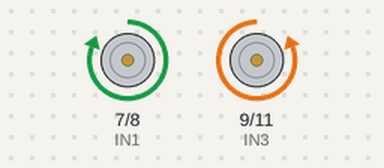
Bench run of a sketch on a simulated Arduino Uno, built with avr-gcc and run on an emulated ATmega328P. Shown: motor-driver pin pairs drawn as motors (green arrow = first pin HIGH = forward, orange = second pin HIGH = backward, longer = more drive, scaled by the enable pin). At 4.1 s the program stops and its outputs stay as they are.

Above: at 0.1 s.
At 4.1 s:
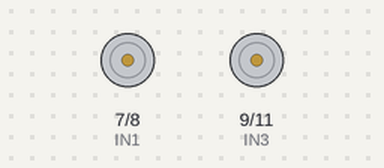
Timing chart, 0 to 5.6 s (numbered marks = the images above):
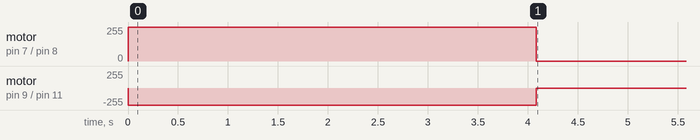

Measured:
- by itself, motor on pin 7 (IN1) / pin 8 (IN2): stopped → forward 255/255 at 0.00 s, → stopped 4.1 s later
- by itself, motor on pin 9 (IN3) / pin 11 (IN4): stopped → backward 255/255 at 0.00 s, → stopped 4.1 s later

The sketch:

CONTROLLING_DC_MOTOR_SPEED_WITH_THE_L298N.ino
```cpp
int ENA=5;
int ENB=6;
int IN1=7;
int IN2=8;
int IN3=9;
int IN4=11;
float d;
int degRot;
int left;
int right;
void setup() {
  // put your setup code here, to run once:
Serial.begin(9600);
pinMode(ENA,OUTPUT);
pinMode(ENB,OUTPUT);
pinMode(IN1,OUTPUT);
pinMode(IN2,OUTPUT);
pinMode(IN3,OUTPUT);
pinMode(IN4,OUTPUT);
digitalWrite(ENA,HIGH);
digitalWrite(ENB,HIGH);
}

void loop() {
left=255;
right=255;
setSpeed(left,right);

forward(10);
  while(1==1){

  }
}
void setSpeed(int leftVal,int rightVal){
  analogWrite(ENA,leftVal);
  analogWrite(ENB,rightVal);
}
void forward(float d){
float t;
digitalWrite(IN1,HIGH);
digitalWrite(IN2,LOW);
digitalWrite(IN3,LOW);
digitalWrite(IN4,HIGH);
t=d/2.45*1000;
delay(t);
stopCar();
}
void backward(float d){
float t;
digitalWrite(IN1,LOW);
digitalWrite(IN2,HIGH);
digitalWrite(IN3,HIGH);
digitalWrite(IN4,LOW);
t=d/2.45*1000;
delay(t);
stopCar();
}
void turnRight(int deg){
  float t;
digitalWrite(IN1,HIGH);
digitalWrite(IN2,LOW);
digitalWrite(IN3,HIGH);
digitalWrite(IN4,LOW);
t=deg/345.*1000.;
Serial.println(deg);
delay(t);
stopCar();
}
void turnLeft(float deg){
  float t;
digitalWrite(IN1,LOW);
digitalWrite(IN2,HIGH);
digitalWrite(IN3,LOW);
digitalWrite(IN4,HIGH);
t=deg/345.*1000.;
Serial.println(deg);
delay(t);
stopCar();
}
void stopCar(){
digitalWrite(IN1,LOW);
digitalWrite(IN2,LOW);
digitalWrite(IN3,LOW);
digitalWrite(IN4,LOW);
}

void calF(){
digitalWrite(IN1,HIGH);
digitalWrite(IN2,LOW);
digitalWrite(IN3,LOW);
digitalWrite(IN4,HIGH);
delay(5000);
stopCar();
}
void calB(){
digitalWrite(IN1,LOW);
digitalWrite(IN2,HIGH);
digitalWrite(IN3,HIGH);
digitalWrite(IN4,LOW);
delay(5000);
stopCar();
}
void calR(){
digitalWrite(IN1,HIGH);
digitalWrite(IN2,LOW);
digitalWrite(IN3,HIGH);
digitalWrite(IN4,LOW);
delay(5000);
stopCar();
}
void calL(){
digitalWrite(IN1,LOW);
digitalWrite(IN2,HIGH);
digitalWrite(IN3,LOW);
digitalWrite(IN4,HIGH);
delay(5000);
stopCar();
}
```
